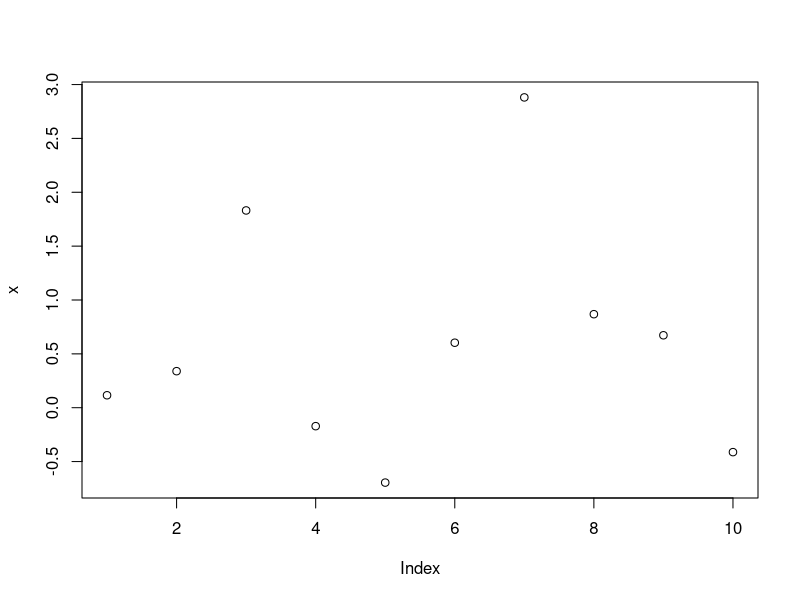

Source code (R):
## ---- chunk 1
x = rnorm(10)
plot(x)
